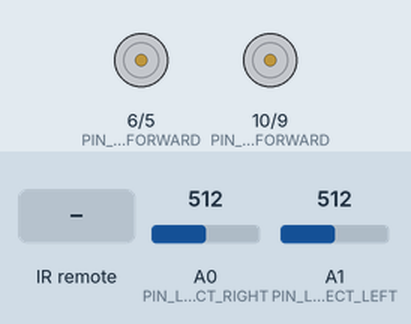
Simulated run of this sketch. Board: Arduino Uno, built with avr-gcc and run on an emulated ATmega328P. Parts: motor-driver pin pairs drawn as motors (green arrow = first pin HIGH = forward, orange = second pin HIGH = backward, longer = more drive). Inputs (shaded band) come from the test bench; at power-on: A0 (PIN_LINE_DETECT_RIGHT) = 512, A1 (PIN_LINE_DETECT_LEFT) = 512. What the sketch prints to the serial monitor is not drawn.

Above: at 1.2 s.
1.3 s: infrared code 0x16 received
At 1.9 s:
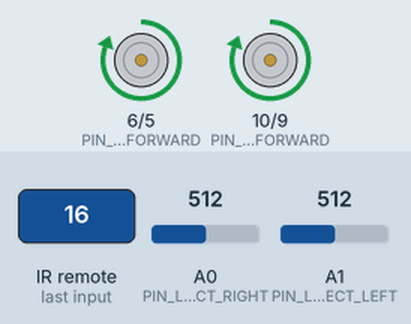
2.8 s: A0 (PIN_LINE_DETECT_RIGHT) set to 716
At 3.2 s:
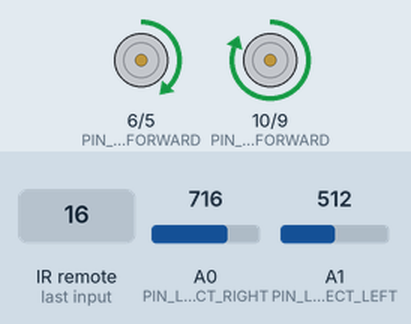
4.3 s: A1 (PIN_LINE_DETECT_LEFT) set to 537
At 5.5 s:
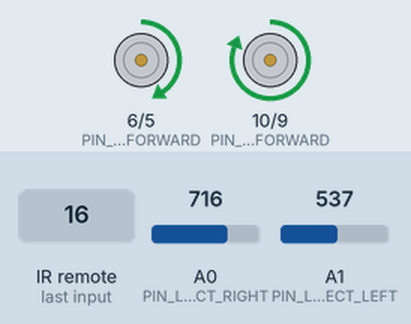
5.8 s: A1 (PIN_LINE_DETECT_LEFT) set to 716
At 6.6 s:
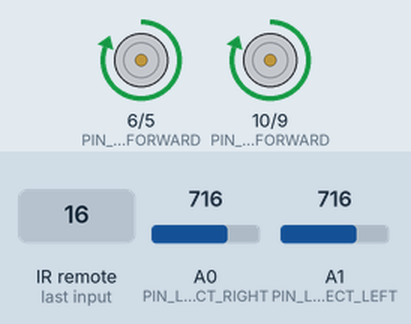
7.3 s: A0 (PIN_LINE_DETECT_RIGHT) set to 900
At 7.9 s:
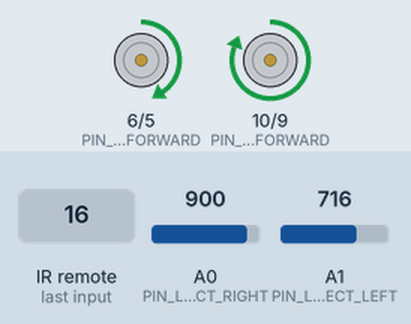
Timing chart, 0 to 9.8 s (numbered marks = the images above; inputs shaded):
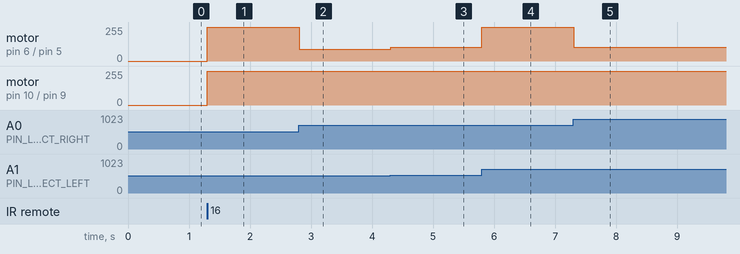

Measured:
- after the input at 1.3 s, motor on pin 6 (PIN_MOTOR_RIGHT_FORWARD) / pin 5 (PIN_MOTOR_RIGHT_BACKWARD), motor on pin 10 (PIN_MOTOR_LEFT_FORWARD) / pin 9 (PIN_MOTOR_LEFT_BACKWARD): stopped → forward 255/255 at once
- after the input at 2.8 s, motor on pin 6 (PIN_MOTOR_RIGHT_FORWARD) / pin 5 (PIN_MOTOR_RIGHT_BACKWARD): forward 255/255 → forward 90/255 at once
- after the input at 4.3 s, motor on pin 6 (PIN_MOTOR_RIGHT_FORWARD) / pin 5 (PIN_MOTOR_RIGHT_BACKWARD): forward 90/255 → forward 103/255 at once
- after the input at 5.8 s, motor on pin 6 (PIN_MOTOR_RIGHT_FORWARD) / pin 5 (PIN_MOTOR_RIGHT_BACKWARD): forward 103/255 → forward 255/255 at once
- after the input at 7.3 s, motor on pin 6 (PIN_MOTOR_RIGHT_FORWARD) / pin 5 (PIN_MOTOR_RIGHT_BACKWARD): forward 255/255 → forward 103/255 at once

The sketch:

Line_tracer_project_two_sensor.ino
```cpp
#include <IRremote.h> // IR 리모컨 라이브러리


#define PIN_IR_RECEIVE 2
#define PIN_MOTOR_LEFT_FORWARD 10
#define PIN_MOTOR_LEFT_BACKWARD 9
#define PIN_MOTOR_RIGHT_FORWARD 6
#define PIN_MOTOR_RIGHT_BACKWARD 5
#define PIN_LINE_DETECT_RIGHT A0
#define PIN_LINE_DETECT_LEFT A1


int motorSpeedLeft = 0;  // -255 ~ 255
int motorSpeedRight = 0; // -255 ~ 255
int isStartLineTracing = 0; // 리모컨 제어 플래그
int detectValueLeft = 0; // 왼쪽 센서 값
int detectValueRight = 0; // 오른쪽 센서 값


float Kp = 0.9, Ki = 0 , Kd = 10 ; // PID
int previousError = 0; // 이전 오차값
int integral = 0; // 적분 값


// 모터 제어 함수
void processMotor() {
  if (motorSpeedLeft >= 0) {
    analogWrite(PIN_MOTOR_LEFT_FORWARD, motorSpeedLeft);
    analogWrite(PIN_MOTOR_LEFT_BACKWARD, 0);
  } else {
    analogWrite(PIN_MOTOR_LEFT_FORWARD, 0);
    analogWrite(PIN_MOTOR_LEFT_BACKWARD, -motorSpeedLeft);
  }

  if (motorSpeedRight >= 0) {
    analogWrite(PIN_MOTOR_RIGHT_FORWARD, motorSpeedRight);
    analogWrite(PIN_MOTOR_RIGHT_BACKWARD, 0);
  } else {
    analogWrite(PIN_MOTOR_RIGHT_FORWARD, 0);
    analogWrite(PIN_MOTOR_RIGHT_BACKWARD, -motorSpeedRight);
  }
}

void setup() {
  IrReceiver.begin(PIN_IR_RECEIVE, ENABLE_LED_FEEDBACK);

  // 모터 핀 설정
  pinMode(PIN_MOTOR_LEFT_FORWARD, OUTPUT);
  pinMode(PIN_MOTOR_LEFT_BACKWARD, OUTPUT);
  pinMode(PIN_MOTOR_RIGHT_FORWARD, OUTPUT);
  pinMode(PIN_MOTOR_RIGHT_BACKWARD, OUTPUT);

  // 모터 초기화
  analogWrite(PIN_MOTOR_LEFT_FORWARD, 0);
  analogWrite(PIN_MOTOR_LEFT_BACKWARD, 0);
  analogWrite(PIN_MOTOR_RIGHT_FORWARD, 0);
  analogWrite(PIN_MOTOR_RIGHT_BACKWARD, 0);

  Serial.begin(115200);
}

void loop() {

  if (IrReceiver.decode() == true) {
    if (IrReceiver.decodedIRData.protocol == NEC) {
      if (IrReceiver.decodedIRData.command == 0x16) { // *
        isStartLineTracing = 1;
      } else if (IrReceiver.decodedIRData.command == 0x0D) { // #
        isStartLineTracing = 0;
      }
    }
    IrReceiver.resume(); // 다음 신호 대기
  }

  // 라인 트레이싱 모드
  if (isStartLineTracing == 0) {
    motorSpeedLeft = 0;
    motorSpeedRight = 0;
    processMotor(); // 모터 정지
    return;
  }

  // 센서 값 읽기

  detectValueLeft = analogRead(PIN_LINE_DETECT_LEFT);
  detectValueRight = analogRead(PIN_LINE_DETECT_RIGHT);

  int error = 0 - (detectValueRight - detectValueLeft); // 오차 계산
  integral += error; // 적분 값 누적
  int correction = Kp * error + Ki * integral + Kd * (error - previousError);
  previousError = error; //

  int baseSpeed = 200 ; // 기본 속도


  //음수 우회전, 양수 좌회전
  //  모터 속도 계산
  if (correction > 5)
  {
    motorSpeedLeft = baseSpeed - (correction * 0.6); // 왼쪽 모터 속도
    motorSpeedRight = baseSpeed + correction; // 오른쪽 모터 속도
  }
  else if (correction < -5)
  {
    motorSpeedLeft = baseSpeed - correction ; // 왼쪽 모터 속도
    motorSpeedRight = baseSpeed + (correction * 0.6); // 오른쪽 모터 속도
  }
  else
  {
    motorSpeedLeft = 255;  // 왼쪽 모터 속도
    motorSpeedRight = 255; // 오른쪽 모터 속도
  }
  motorSpeedLeft = constrain(motorSpeedLeft, -128, 255);
  motorSpeedRight = constrain(motorSpeedRight, -128, 255);


  // 모터 실행
  processMotor();


  Serial.print("Left: ");
  Serial.print(detectValueLeft);

  Serial.print(" Right: ");
  Serial.print(detectValueRight);

  Serial.print(" Error: ");
  Serial.print(error);

  Serial.print(" correction: ");
  Serial.print(correction);

  //  Serial.print(" motorSpeedLeft: ");
  //  Serial.print(motorSpeedLeft);
  //
  //  Serial.print(" motorSpeedRight: ");
  //  Serial.print(motorSpeedRight);
  //
  //  Serial.println();


}
```
